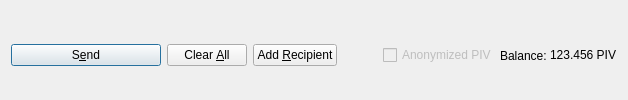
         <widget class="QFrame" name="frame_Send">
          <layout class="QHBoxLayout" name="horizontalLayout">
           <property name="bottomMargin">
            <number>0</number>
           </property>
           <item>
            <widget class="QPushButton" name="sendButton">
             <property name="minimumSize">
              <size>
               <width>150</width>
               <height>0</height>
              </size>
             </property>
             <property name="toolTip">
              <string>Confirm the send action</string>
             </property>
             <property name="text">
              <string>S&amp;end</string>
             </property>
             <property name="icon">
              <iconset resource="../swi.qrc">
               <normaloff>:/icons/send</normaloff>:/icons/send</iconset>
             </property>
             <property name="autoDefault">
              <bool>false</bool>
             </property>
             <property name="default">
              <bool>true</bool>
             </property>
            </widget>
           </item>
           <item>
            <widget class="QPushButton" name="clearButton">
             <property name="sizePolicy">
              <sizepolicy hsizetype="Minimum" vsizetype="Fixed">
               <horstretch>0</horstretch>
               <verstretch>0</verstretch>
              </sizepolicy>
             </property>
             <property name="toolTip">
              <string>Clear all fields of the form.</string>
             </property>
             <property name="text">
              <string>Clear &amp;All</string>
             </property>
             <property name="icon">
              <iconset resource="../swi.qrc">
               <normaloff>:/icons/remove</normaloff>:/icons/remove</iconset>
             </property>
             <property name="autoDefault">
              <bool>false</bool>
             </property>
            </widget>
           </item>
           <item>
            <widget class="QPushButton" name="addButton">
             <property name="toolTip">
              <string>Send to multiple recipients at once</string>
             </property>
             <property name="text">
              <string>Add &amp;Recipient</string>
             </property>
             <property name="icon">
              <iconset resource="../swi.qrc">
               <normaloff>:/icons/add</normaloff>:/icons/add</iconset>
             </property>
             <property name="autoDefault">
              <bool>false</bool>
             </property>
            </widget>
           </item>
           <item>
            <spacer name="horizontalSpacer">
             <property name="orientation">
              <enum>Qt::Horizontal</enum>
             </property>
             <property name="sizeHint" stdset="0">
              <size>
               <width>40</width>
               <height>20</height>
              </size>
             </property>
            </spacer>
           </item>
           <item>
            <layout class="QHBoxLayout" name="horizontalLayout_2">
             <property name="spacing">
              <number>3</number>
             </property>
             <item>
              <widget class="QCheckBox" name="checkzPIV">
               <property name="enabled">
                <bool>false</bool>
               </property>
               <property name="text">
                <string>Anonymized PIV</string>
               </property>
              </widget>
             </item>
             <item>
              <widget class="QLabel" name="label">
               <property name="text">
                <string>Balance:</string>
               </property>
              </widget>
             </item>
             <item>
              <widget class="QLabel" name="labelBalance">
               <property name="sizePolicy">
                <sizepolicy hsizetype="Preferred" vsizetype="Fixed">
                 <horstretch>0</horstretch>
                 <verstretch>0</verstretch>
                </sizepolicy>
               </property>
               <property name="cursor">
                <cursorShape>IBeamCursor</cursorShape>
               </property>
               <property name="text">
                <string notr="true">123.456 PIV</string>
               </property>
               <property name="textInteractionFlags">
                <set>Qt::LinksAccessibleByMouse|Qt::TextSelectableByKeyboard|Qt::TextSelectableByMouse</set>
               </property>
              </widget>
             </item>
            </layout>
           </item>
          </layout>
         </widget>
